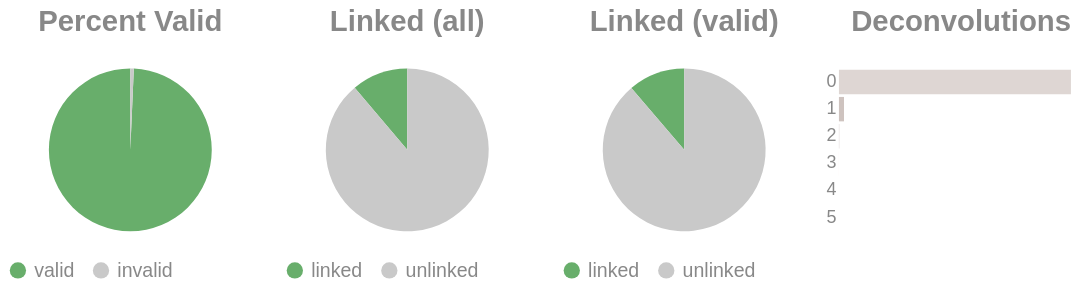

Notebook cell for this chart:
### Code cell
if SKIPLR:
    pass
else:
    clash = Counter()
    for i in valids['molecule'].to_list():
        _mol = i.split("-")
        if len(_mol) == 1:
            clash.update('0')
        else:
            clash.update(_mol[-1])

    _d = {"deconvolutions": [], 'count': []}
    for k,v in clash.items():
        _d['deconvolutions'].append(k)
        _d['count'].append(v)

    tot_valid = valids['reads'].sum()
    mask = valids['reads'] >= 2
    n_linked_reads = valids.filter(mask)['reads'].sum()
    if n_linked_reads == 0:
        print_html("No linked molecules (>=2 reads) were detected; skipping linked-only distributions.")
        SKIPLR = True
    else:
        perc_valid = round(tot_valid / n_reads, 4)
        linked_perc_abs = round(n_linked_reads / n_reads, 4)
        linked_perc = round(n_linked_reads / tot_valid, 4)

    _valid = pl.DataFrame({"valids": ['valid', 'invalid'], "count": [tot_valid, n_reads - tot_valid]})
    _linked_abs = pl.DataFrame({"linked (absolute)": ['linked', 'unlinked'], "count": [n_linked_reads, n_reads - n_linked_reads]})
    _linked_rel = pl.DataFrame({"linked (valids)": ['linked', 'unlinked'], "count": [n_linked_reads, tot_valid - n_linked_reads]})

    (
        alt.hconcat(
            piechart(_valid, goodval = 'valid', title = "Percent Valid"),
            piechart(_linked_abs, goodval = "linked", title =  "Linked (all)"),
            piechart(_linked_rel, goodval = "linked", title =  "Linked (valid)"),
            convolutionbar(pl.DataFrame(_d), title = "Deconvolutions"),
            center = True,
            bounds = 'flush'
        )
        .resolve_scale(color='independent')
        .resolve_legend('independent')
        .properties(usermeta={'embedOptions': {"actions": False}})
    ).display()

### Figure 1 — Vega-Lite specification as saved in the notebook (floating-point values rounded to 4 significant figures)
{"width": "container", "height": 400, "config": {"title": {"anchor": "start", "dy": -15, "fontSize": 18, "color": "#888888", "subtitleColor": "#888888", "subtitleFontSize": 14}, "arc": {"fill": "#0072B2"}, "axis": {"domainColor": "#888888", "domainWidth": 0.5, "gridWidth": 0.2, "grid": false, "titleFontWeight": 400, "titleFontSize": 15, "labelFontSize": 11, "labelColor": "#888888", "tickColor": "#888888", "tickWidth": 0.2, "titleColor": "#888888"}, "axisBand": {"grid": false}, "axisX": {"grid": true, "tickSize": 10, "domainCap": "round"}, "axisY": {"domain": false, "grid": true, "tickSize": 0, "domainCap": "round"}, "background": "transparent", "header": {"labelFontSize": 15, "labelColor": "#888888", "titleFontSize": 15, "titleFontWeight": 600, "titleColor": "#888888"}, "legend": {"labelFont": "sans-serif", "labelFontSize": 12, "labelColor": "#888888", "symbolSize": 100, "symbolType": "circle", "titleFontSize": 12, "titlePadding": 10, "titleColor": "#888888", "title": null}, "range": {"category": ["#E69F00", "#56B4E9", "#009E73", "#F0E442", "#0072B2", "#D55E00", "#CC79A7", "#000000"], "diverging": ["#cfe8f3", "#a2d4ec", "#73bfe2", "#46abdb", "#1696d2", "#12719e"]}, "area": {"fill": "#0072B2", "fillOpacity": 0.7, "line": true, "strokeOpacity": 0.7}, "line": {"color": "#0072B2", "stroke": "#0072B2", "strokeWidth": 2}, "trail": {"color": "#0072B2", "stroke": "#0072B2", "strokeWidth": 0, "size": 1}, "point": {"filled": true, "fillOpacity": 1.0, "size": 95}, "text": {"color": "#888888", "fontSize": 11, "align": "right", "fontWeight": 400, "size": 11}, "bar": {"fill": "#0072B2", "stroke": null}, "view": {"stroke": null, "continuousWidth": 660, "continuousHeight": 400}}, "hconcat": [{"data": {"name": "data-b751b3d2780795fb8ed342590875bb96"}, "mark": {"type": "arc"}, "encoding": {"color": {"field": "valids", "legend": {"orient": "bottom", "title": null}, "scale": {"domain": ["valid", "invalid"], "range": ["#68ae6b", "#C9C9C9"]}, "title": "Valids", "type": "nominal"}, "theta": {"field": "count", "type": "quantitative"}, "tooltip": [{"field": "valids", "title": "Valids", "type": "ordinal"}, {"field": "percent", "format": ".2%", "title": "Percent", "type": "quantitative"}, {"field": "count", "title": "Count", "type": "quantitative"}]}, "height": 100, "title": {"text": "Percent Valid", "align": "center", "anchor": "middle"}, "transform": [{"calculate": "datum.count / 2707776", "as": "percent"}], "width": 150}, {"data": {"name": "data-0af11c58927c83148603c9c949f8b678"}, "mark": {"type": "arc"}, "encoding": {"color": {"field": "linked (absolute)", "legend": {"orient": "bottom", "title": null}, "scale": {"domain": ["linked", "unlinked"], "range": ["#68ae6b", "#C9C9C9"]}, "title": "Linked (Absolute)", "type": "nominal"}, "theta": {"field": "count", "type": "quantitative"}, "tooltip": [{"field": "linked (absolute)", "title": "Linked (Absolute)", "type": "ordinal"}, {"field": "percent", "format": ".2%", "title": "Percent", "type": "quantitative"}, {"field": "count", "title": "Count", "type": "quantitative"}]}, "height": 100, "title": {"text": "Linked (all)", "align": "center", "anchor": "middle"}, "transform": [{"calculate": "datum.count / 2707776", "as": "percent"}], "width": 150}, {"data": {"name": "data-c66143914b7b247fb1d8093c88a0bcca"}, "mark": {"type": "arc"}, "encoding": {"color": {"field": "linked (valids)", "legend": {"orient": "bottom", "title": null}, "scale": {"domain": ["linked", "unlinked"], "range": ["#68ae6b", "#C9C9C9"]}, "title": "Linked (Valids)", "type": "nominal"}, "theta": {"field": "count", "type": "quantitative"}, "tooltip": [{"field": "linked (valids)", "title": "Linked (Valids)", "type": "ordinal"}, {"field": "percent", "format": ".2%", "title": "Percent", "type": "quantitative"}, {"field": "count", "title": "Count", "type": "quantitative"}]}, "height": 100, "title": {"text": "Linked (valid)", "align": "center", "anchor": "middle"}, "transform": [{"calculate": "datum.count / 2689206", "as": "percent"}], "width": 150}, {"data": {"name": "data-7c1af3c6271480cc50088230db6be00c"}, "mark": {"type": "bar"}, "encoding": {"color": {"field": "deconvolutions", "legend": null, "scale": {"scheme": "lightgreyred"}, "type": "nominal"}, "tooltip": [{"field": "deconvolutions", "title": "Deconvolutions", "type": "ordinal"}, {"field": "percent", "format": ".2%", "title": "Percent", "type": "quantitative"}, {"field": "count", "title": "Count", "type": "quantitative"}], "x": {"axis": null, "field": "count", "type": "quantitative"}, "y": {"field": "deconvolutions", "sort": "ascending", "title": null, "type": "nominal"}}, "height": 100, "title": {"text": "Deconvolutions", "align": "center", "anchor": "middle"}, "transform": [{"calculate": "datum.count / 2524869", "as": "percent"}], "width": 150}], "bounds": "flush", "center": true, "resolve": {"legend": {"angle": "independent"}, "scale": {"color": "independent"}}, "usermeta": {"embedOptions": {"actions": false}}, "$schema": "https://vega.github.io/schema/vega-lite/v6.1.0.json", "datasets": {"data-b751b3d2780795fb8ed342590875bb96": [{"valids": "valid", "count": 2689206}, {"valids": "invalid", "count": 18570}], "data-0af11c58927c83148603c9c949f8b678": [{"linked (absolute)": "linked", "count": 302165}, {"linked (absolute)": "unlinked", "count": 2405611}], "data-c66143914b7b247fb1d8093c88a0bcca": [{"linked (valids)": "linked", "count": 302165}, {"linked (valids)": "unlinked", "count": 2387041}], "data-7c1af3c6271480cc50088230db6be00c": [{"deconvolutions": "0", "count": 2468461}, {"deconvolutions": "1", "count": 53681}, {"deconvolutions": "2", "count": 2528}, {"deconvolutions": "3", "count": 180}, {"deconvolutions": "4", "count": 17}, {"deconvolutions": "5", "count": 2}]}}
